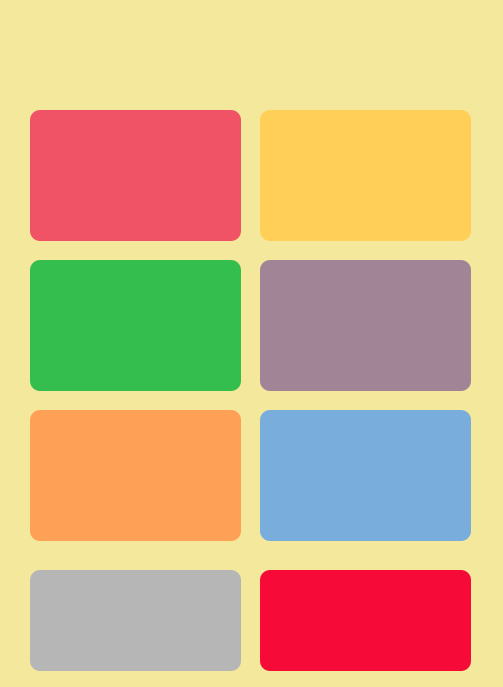
<?xml version="1.0" encoding="UTF-8"?>
<ui version="4.0">
 <class>Principal</class>
 <widget class="QMainWindow" name="Principal">
  <property name="geometry">
   <rect>
    <x>0</x>
    <y>0</y>
    <width>503</width>
    <height>687</height>
   </rect>
  </property>
  <property name="minimumSize">
   <size>
    <width>503</width>
    <height>687</height>
   </size>
  </property>
  <property name="maximumSize">
   <size>
    <width>503</width>
    <height>687</height>
   </size>
  </property>
  <property name="windowTitle">
   <string>Home</string>
  </property>
  <property name="styleSheet">
   <string notr="true">background-color: rgb(244, 232, 157);</string>
  </property>
  <widget class="QWidget" name="centralwidget">
   <widget class="QPushButton" name="addButton">
    <property name="geometry">
     <rect>
      <x>30</x>
      <y>110</y>
      <width>211</width>
      <height>131</height>
     </rect>
    </property>
    <property name="cursor">
     <cursorShape>PointingHandCursor</cursorShape>
    </property>
    <property name="styleSheet">
     <string notr="true">QPushButton{
	border-radius:10px;
	background-color: rgb(240, 83, 101);
	padding-top: 5px;
}

QPushButton:hover{
	background-color: rgb(253, 108, 111);
	padding-top: 5px;
}

QPushButton:pressed {
	background-color: rgb(253, 108, 111);
	border-radius: 10px;
	padding-top: -5px;
}</string>
    </property>
    <property name="text">
     <string/>
    </property>
    <property name="icon">
     <iconset>
      <normaloff>Adicionar Lembrete.png</normaloff>Adicionar Lembrete.png</iconset>
    </property>
    <property name="iconSize">
     <size>
      <width>130</width>
      <height>130</height>
     </size>
    </property>
   </widget>
   <widget class="QPushButton" name="micButton">
    <property name="geometry">
     <rect>
      <x>30</x>
      <y>570</y>
      <width>211</width>
      <height>101</height>
     </rect>
    </property>
    <property name="cursor">
     <cursorShape>PointingHandCursor</cursorShape>
    </property>
    <property name="styleSheet">
     <string notr="true">QPushButton{
	border-radius:10px;
	background-color: rgb(182, 182, 182);
	padding-top: 5px;
}

QPushButton:hover{
	background-color: rgb(198, 198, 198);
	padding-top: 5px;
}

QPushButton:pressed {
	background-color: rgb(198, 198, 198);
	border-radius: 10px;
	padding-top: -5px;
}</string>
    </property>
    <property name="text">
     <string/>
    </property>
    <property name="icon">
     <iconset>
      <normaloff>../Downloads/352475_mic_microphone_icon.png</normaloff>../Downloads/352475_mic_microphone_icon.png</iconset>
    </property>
    <property name="iconSize">
     <size>
      <width>60</width>
      <height>60</height>
     </size>
    </property>
   </widget>
   <widget class="QPushButton" name="closeButton">
    <property name="geometry">
     <rect>
      <x>260</x>
      <y>570</y>
      <width>211</width>
      <height>101</height>
     </rect>
    </property>
    <property name="cursor">
     <cursorShape>PointingHandCursor</cursorShape>
    </property>
    <property name="styleSheet">
     <string notr="true">QPushButton{
	border-radius:10px;
	background-color: rgb(246, 11, 56);
	padding-top: 5px;
}

QPushButton:hover{
	background-color: rgb(250, 43, 59);
	padding-top: 5px;
}

QPushButton:pressed {
	background-color: rgb(250, 43, 59);
	border-radius: 10px;
	padding-top: -5px;
}</string>
    </property>
    <property name="text">
     <string/>
    </property>
    <property name="icon">
     <iconset>
      <normaloff>sair.png</normaloff>sair.png</iconset>
    </property>
    <property name="iconSize">
     <size>
      <width>50</width>
      <height>50</height>
     </size>
    </property>
   </widget>
   <widget class="QPushButton" name="addButton_2">
    <property name="geometry">
     <rect>
      <x>260</x>
      <y>110</y>
      <width>211</width>
      <height>131</height>
     </rect>
    </property>
    <property name="cursor">
     <cursorShape>PointingHandCursor</cursorShape>
    </property>
    <property name="styleSheet">
     <string notr="true">QPushButton{
	border-radius:10px;
	background-color: rgb(255, 207, 87);
	padding-top: 5px;

}

QPushButton:hover{
	background-color: rgb(255, 226, 106);
	padding-top: 5px;
}

QPushButton:pressed {
	background-color: rgb(255, 226, 106);
	border-radius: 10px;
	padding-top: -5px;
}</string>
    </property>
    <property name="text">
     <string/>
    </property>
    <property name="icon">
     <iconset>
      <normaloff>Excluir Lembrete.png</normaloff>Excluir Lembrete.png</iconset>
    </property>
    <property name="iconSize">
     <size>
      <width>120</width>
      <height>120</height>
     </size>
    </property>
   </widget>
   <widget class="QPushButton" name="addButton_3">
    <property name="geometry">
     <rect>
      <x>30</x>
      <y>260</y>
      <width>211</width>
      <height>131</height>
     </rect>
    </property>
    <property name="cursor">
     <cursorShape>PointingHandCursor</cursorShape>
    </property>
    <property name="styleSheet">
     <string notr="true">QPushButton{
	border-radius:10px;
	background-color: rgb(52, 190, 78);
	padding-top: 5px;
}

QPushButton:hover{
	background-color: rgb(54, 215, 96);
	padding-top: 5px;
}

QPushButton:pressed {
	background-color: rgb(54, 215, 96);
	border-radius: 10px;
	padding-top: -5px;
}</string>
    </property>
    <property name="text">
     <string/>
    </property>
    <property name="icon">
     <iconset>
      <normaloff>listar lembretes.png</normaloff>listar lembretes.png</iconset>
    </property>
    <property name="iconSize">
     <size>
      <width>120</width>
      <height>120</height>
     </size>
    </property>
   </widget>
   <widget class="QPushButton" name="addButton_4">
    <property name="geometry">
     <rect>
      <x>260</x>
      <y>260</y>
      <width>211</width>
      <height>131</height>
     </rect>
    </property>
    <property name="cursor">
     <cursorShape>PointingHandCursor</cursorShape>
    </property>
    <property name="styleSheet">
     <string notr="true">QPushButton{
	border-radius:10px;
	background-color: rgb(162, 132, 151);
	padding-top: 5px;
}

QPushButton:hover{
	background-color: rgb(162, 168, 206);
	padding-top: 5px;
}

QPushButton:pressed {
	background-color: rgb(162, 168, 206);
	border-radius: 10px;
	padding-top: -5px;
}</string>
    </property>
    <property name="text">
     <string/>
    </property>
    <property name="icon">
     <iconset>
      <normaloff>comandos.png</normaloff>comandos.png</iconset>
    </property>
    <property name="iconSize">
     <size>
      <width>120</width>
      <height>120</height>
     </size>
    </property>
   </widget>
   <widget class="QPushButton" name="addButton_5">
    <property name="geometry">
     <rect>
      <x>30</x>
      <y>410</y>
      <width>211</width>
      <height>131</height>
     </rect>
    </property>
    <property name="cursor">
     <cursorShape>PointingHandCursor</cursorShape>
    </property>
    <property name="styleSheet">
     <string notr="true">QPushButton{
	border-radius:10px;
	background-color: rgb(254, 160, 85);
	padding-top: 5px;
}

QPushButton:hover{
	background-color: rgb(254, 185, 85);
	padding-top: 5px;
}

QPushButton:pressed {
	background-color: rgb(254, 185, 85);
	border-radius: 10px;
	padding-top: -5px;
}</string>
    </property>
    <property name="text">
     <string/>
    </property>
    <property name="icon">
     <iconset>
      <normaloff>Ajuda.png</normaloff>Ajuda.png</iconset>
    </property>
    <property name="iconSize">
     <size>
      <width>75</width>
      <height>75</height>
     </size>
    </property>
   </widget>
   <widget class="QPushButton" name="addButton_6">
    <property name="geometry">
     <rect>
      <x>260</x>
      <y>410</y>
      <width>211</width>
      <height>131</height>
     </rect>
    </property>
    <property name="cursor">
     <cursorShape>PointingHandCursor</cursorShape>
    </property>
    <property name="styleSheet">
     <string notr="true">QPushButton{
	border-radius:10px;
	background-color: rgb(121, 173, 220);
	padding-top: 5px;
}

QPushButton:hover{
	background-color: rgb(121, 194, 220);
	padding-top: 5px;
}

QPushButton:pressed {
	background-color: rgb(121, 194, 220);
	border-radius: 10px;
	padding-top: -5px;
}</string>
    </property>
    <property name="text">
     <string/>
    </property>
    <property name="icon">
     <iconset>
      <normaloff>Sobre.png</normaloff>Sobre.png</iconset>
    </property>
    <property name="iconSize">
     <size>
      <width>75</width>
      <height>75</height>
     </size>
    </property>
   </widget>
   <widget class="QLabel" name="label">
    <property name="geometry">
     <rect>
      <x>130</x>
      <y>30</y>
      <width>211</width>
      <height>51</height>
     </rect>
    </property>
    <property name="text">
     <string/>
    </property>
    <property name="pixmap">
     <pixmap>speakynotes.png</pixmap>
    </property>
    <property name="scaledContents">
     <bool>true</bool>
    </property>
   </widget>
   <widget class="QLabel" name="label_2">
    <property name="geometry">
     <rect>
      <x>350</x>
      <y>20</y>
      <width>61</width>
      <height>61</height>
     </rect>
    </property>
    <property name="text">
     <string/>
    </property>
    <property name="pixmap">
     <pixmap>../Downloads/logo_speakynotes.png</pixmap>
    </property>
    <property name="scaledContents">
     <bool>true</bool>
    </property>
   </widget>
  </widget>
 </widget>
 <resources/>
 <connections>
  <connection>
   <sender>closeButton</sender>
   <signal>clicked()</signal>
   <receiver>Principal</receiver>
   <slot>close()</slot>
   <hints>
    <hint type="sourcelabel">
     <x>519</x>
     <y>834</y>
    </hint>
    <hint type="destinationlabel">
     <x>359</x>
     <y>474</y>
    </hint>
   </hints>
  </connection>
 </connections>
</ui>
